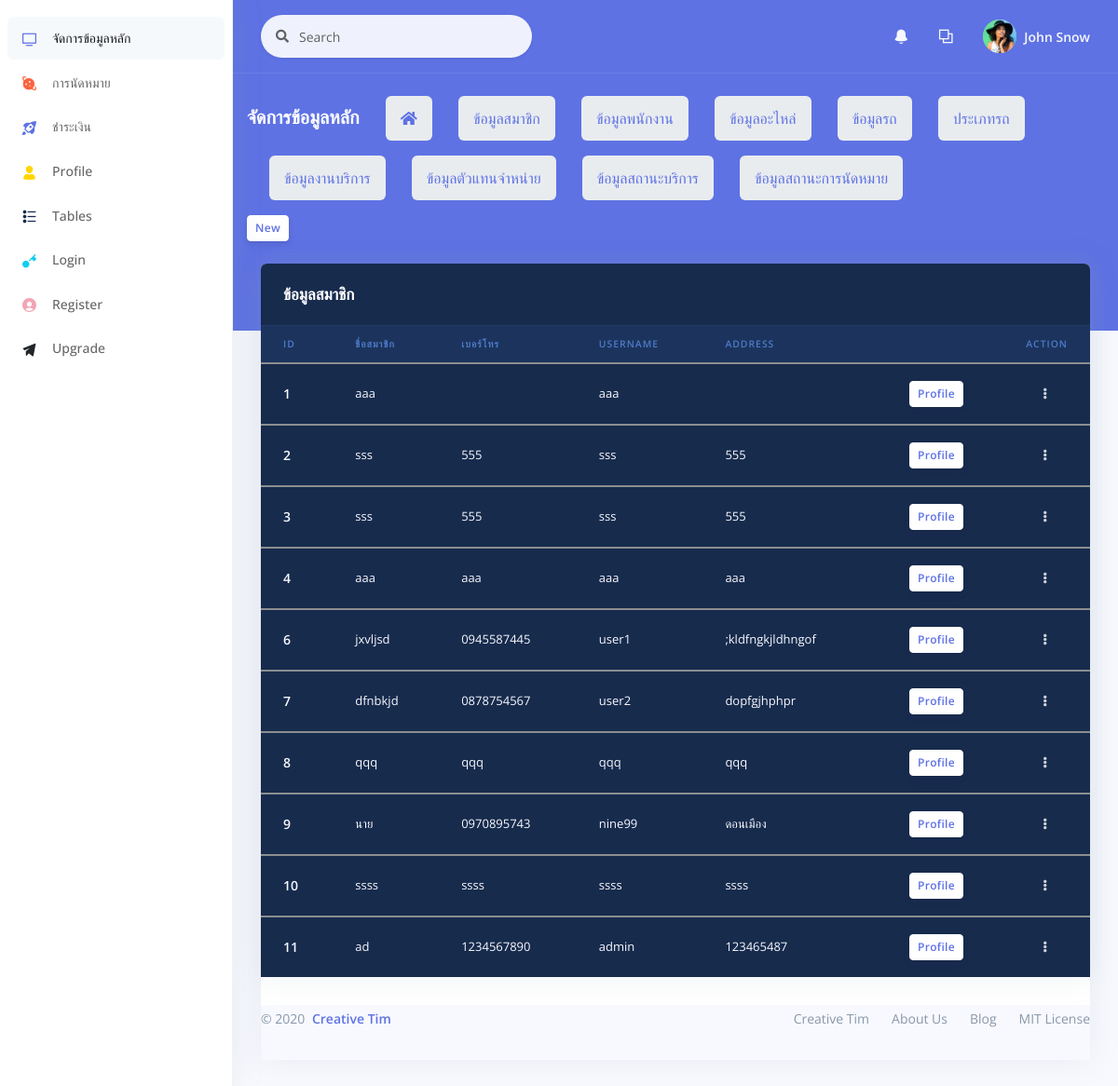
The page /backend/data_cos.php on the database its author committed.
### tables this page shows
CREATE TABLE `tb_mem` (
  `id_mem` int(11) NOT NULL,
  `name_mem` varchar(25) NOT NULL,
  `last_mem` varchar(25) NOT NULL,
  `userlevel` varchar(25) NOT NULL,
  `username` varchar(25) NOT NULL,
  `password` varchar(128) NOT NULL,
  `tel_mem` varchar(10) NOT NULL,
  `address_mem` varchar(150) NOT NULL
);

### backend/data_cos.php (the view, shortened to what this page needs)
<?php
include "../conn.php";
$sql="SELECT * FROM tb_mem ORDER BY id_mem ASC";
$result=mysqli_query($con,$sql);
?>
<!DOCTYPE html>
<html>
<head>
  <link rel="stylesheet" href="./assets/vendor/nucleo/css/nucleo.css" type="text/css">
  <link rel="stylesheet" href="./assets/vendor/@fortawesome/fontawesome-free/css/all.min.css" type="text/css">
  <link rel="stylesheet" href="./assets/css/argon.css?v=1.2.0" type="text/css">
</head>
<body>
<?php
    include "object/sidebar.php";
    include "object/_nev.php";
    include "object/listdata.php";
  ?>
            </div>
            <div class="text-right">
              <a href="Ac_regis_cos.php" class="btn btn-sm btn-neutral">New</a>
            </div>
          </div>
        </div>
      </div>
    </div>
    <div class="container-fluid mt--6">
      <div class="row">
        <div class="col">
          <div class="card">
      <div class="row">
        <div class="col">
          <div class="card bg-default shadow">
            <div class="card-header bg-transparent border-0">
              <h3 class="text-white mb-0">ข้อมูลสมาชิก</h3>
            </div>
            <div class="table-responsive">
              <table class="table align-items-center table-dark table-flush">
                <thead class="thead-dark">
                <tr>
                    <th scope="col" class="sort" data-sort="ID">ID</th>
                    <th scope="col" class="sort" data-sort="name">ชื่อสมาชิก</th>
                    <th scope="col" class="sort" data-sort="tel">เบอร์โทร</th>
                    <th scope="col" class="sort" data-sort="username">Username</th>
                    <th scope="col" class="sort" data-sort="address">Address</th>
                    <th scope="col" class="sort" ></th>
                    <th scope="col"class="text-right">Action</th>
                  </tr>
                </thead>
                <tbody class="list">
                  <?php
                while($rs=mysqli_fetch_array($result)){
                    $id_mem=$rs['id_mem'];
                    $name_mem=$rs['name_mem'];
                    $tel_mem=$rs['tel_mem'];
                    $address_mem=$rs['address_mem'];
                    $username=$rs['username'];
                ?>
                <tbody class="list">
                  <tr>
                    <th scope="row">
                      <div class="media align-items-center">
                        <div class="media-body">
                          <span class="name mb-0 text-sm"><?php echo $id_mem?></span>
                        </div>
                      </div>
                    </th>
                    <td class="budget">
                    <?php echo $name_mem?>
                    </td>
                    <td class="budget">
                    <?php echo $tel_mem?>
                    </td>
                    <td class="budget">
                    <?php echo $username?>
                    </td>
                    <td class="budget">
                    <?php echo $address_mem?>
                    </td>
                    <td class="budget">
                    <div class="text-right">
                      <a href="Ac_regis_cosf.php?id_mem=<?=$id_mem?>" class="btn btn-sm btn-neutral">Profile</a>
                    </div>
                    </td>
                    <td class="text-right">
                      <div class="dropdown">
                        <a class="btn btn-sm btn-icon-only text-light" href="#" role="button" data-toggle="dropdown" aria-haspopup="true" aria-expanded="false">
                          <i class="fas fa-ellipsis-v"></i>
                        </a>
                      </div>
                    </td>
                  </tr>
                  <?php }
                  ?>
                </tbody>
              </table>
            </div>
          </div>
        </div>
      </div>
      <footer class="footer pt-0">
        <div class="row align-items-center justify-content-lg-between">
          <div class="col-lg-6">
            <div class="copyright text-center  text-lg-left  text-muted">
              &copy; 2020 <a href="https://www.creative-tim.com" class="font-weight-bold ml-1" target="_blank">Creative Tim</a>
            </div>
          </div>
          <div class="col-lg-6">
            <ul class="nav nav-footer justify-content-center justify-content-lg-end">
              <li class="nav-item">
                <a href="https://www.creative-tim.com" class="nav-link" target="_blank">Creative Tim</a>
              </li>
              <li class="nav-item">
                <a href="https://www.creative-tim.com/presentation" class="nav-link" target="_blank">About Us</a>
              </li>
              <li class="nav-item">
                <a href="http://blog.creative-tim.com" class="nav-link" target="_blank">Blog</a>
              </li>
              <li class="nav-item">
                <a href="https://github.com/creativetimofficial/argon-dashboard/blob/master/LICENSE.md" class="nav-link" target="_blank">MIT License</a>
              </li>
            </ul>
          </div>
        </div>
      </footer>
    </div>
  </div>
</body>
</html>

### rows shown on the page
tb_mem: id_mem "1", name_mem "aaa", username "aaa"
tb_mem: id_mem "2", name_mem "sss", tel_mem "555", username "sss", address_mem "555"
tb_mem: id_mem "3", name_mem "sss", tel_mem "555", username "sss", address_mem "555"
tb_mem: id_mem "4", name_mem "aaa", tel_mem "aaa", username "aaa", address_mem "aaa"
tb_mem: id_mem "6", name_mem "jxvljsd", tel_mem "0945587445", username "user1", address_mem ";kldfngkjldhngof"
tb_mem: id_mem "7", name_mem "dfnbkjd", tel_mem "0878754567", username "user2", address_mem "dopfgjhphpr"
tb_mem: id_mem "8", name_mem "qqq", tel_mem "qqq", username "qqq", address_mem "qqq"
tb_mem: id_mem "9", name_mem "นาย", tel_mem "0970895743", username "nine99", address_mem "ดอนเมือง"
tb_mem: id_mem "10", name_mem "ssss", tel_mem "ssss", username "ssss", address_mem "ssss"
tb_mem: id_mem "11", name_mem "ad", tel_mem "1234567890", username "admin", address_mem "123465487"
